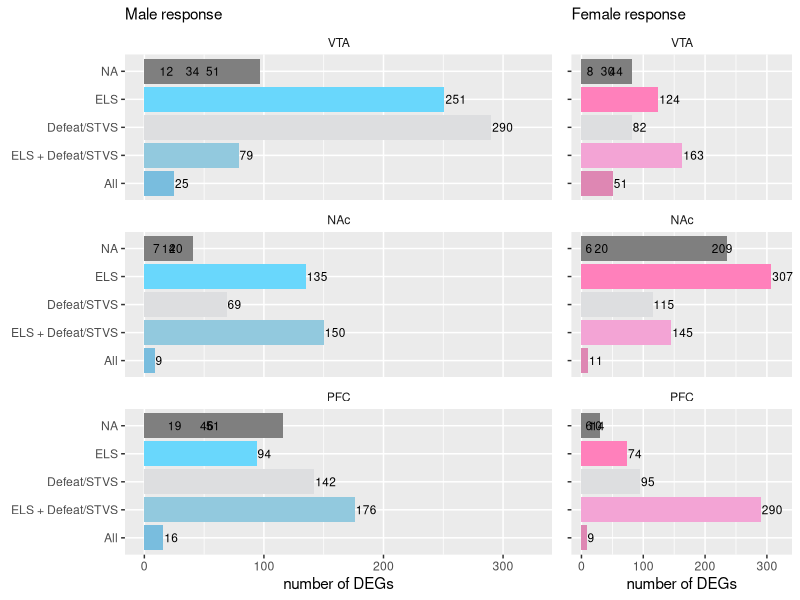
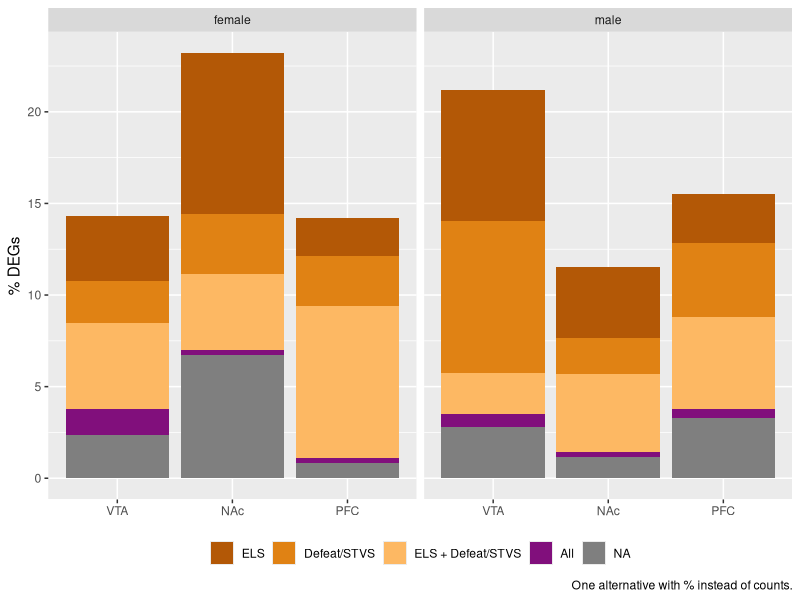
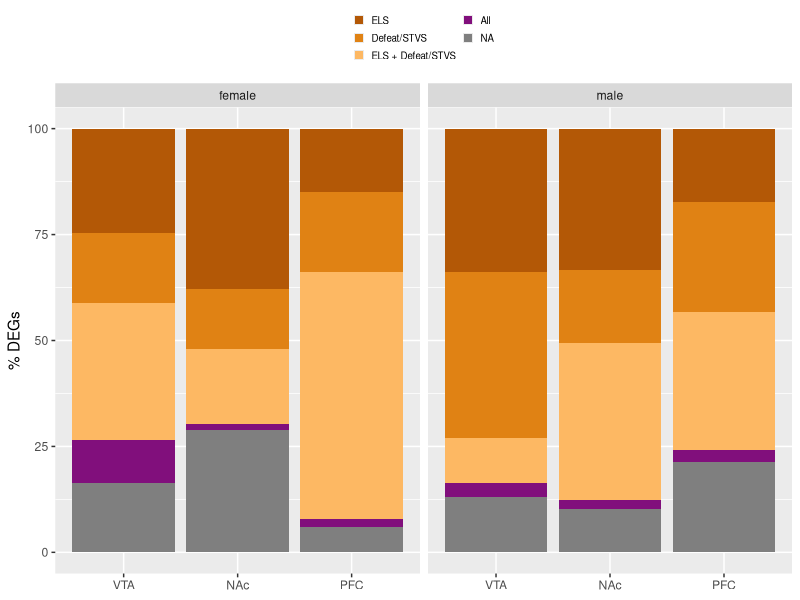
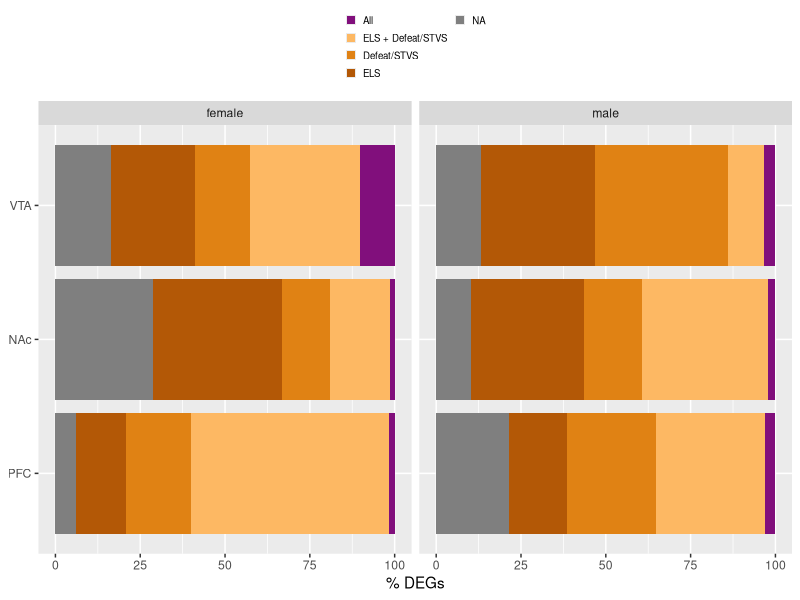
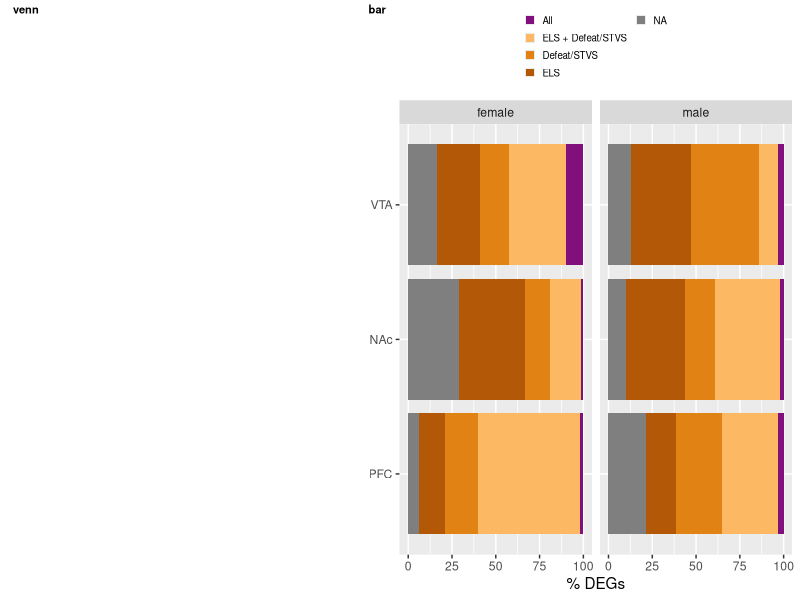

Here is the R script that generated these plots, in order:
## ---- chunk 1
library(ggplot2)
library(dplyr)
library(cowplot)

knitr::opts_chunk$set(fig.path = './', echo = F, message = F)

## ---- chunk 2

# colors from imagecolorpicker.com
fig2venn <- read.csv("fig2venn.csv")

#head(fig2venn)

#summary(fig2venn)

fig2venn$region <- factor(fig2venn$region, levels = c("VTA", "NAc", "PFC")) 
fig2venn$group <- factor(fig2venn$group, levels = c("All" ,  
                                                     "Defeat/STVS and ELS + Defeat/STVS",
                                                     "ELS and ELS + Defeat/STVS" ,
                                                     "ELS and Defeat/STVS",
                                                     "ELS + Defeat/STVS",
                                                     "Defeat/STVS",
                                                     "ELS" 
                                                     ))


males <- fig2venn %>% filter(sex == "male") %>% droplevels()
females <- fig2venn %>% filter(sex == "female") %>% droplevels()

malecolors <- c("All" = "#79BDDE",  "Defeat/STVS and ELS + Defeat/STVS" = "#A7C8D9", "ELS and ELS + Defeat/STVS" = "#03BEEE" ,
                "ELS and Defeat/STVS" = "#8DD6F2", "ELS + Defeat/STVS" = "#92C9DE", "Defeat/STVS" = "#DDDEE0", "ELS" = "#69D7FC" )

femalecolors <- c("All" = "#DE87B3", "Defeat/STVS and ELS + Defeat/STVS" = "#D4AEC9", "ELS and ELS + Defeat/STVS" = "#FF469F" ,
                 "ELS and Defeat/STVS" = "#E2A1BF", "ELS + Defeat/STVS" = "#F3A4D5", "Defeat/STVS" = "#DDDEE0", "ELS" = "#FF80BB" )

sharedunshared <- c("All" = "#810f7c",  "Defeat/STVS and ELS + Defeat/STVS" = "#8c6bb1", "ELS and ELS + Defeat/STVS" = "#8c96c6" ,
                "ELS and Defeat/STVS" = "#9ebcda", "ELS + Defeat/STVS" = "#fdb863", "Defeat/STVS" = "#e08214", "ELS" = "#b35806" )


m <- ggplot(data=males, aes(x=group, y = number,  fill = group)) + 
  geom_bar(stat="identity")  + 
  coord_flip() + 
  facet_wrap(~region, nrow = 3) +
  scale_x_discrete(drop=FALSE)+
  scale_y_continuous(limits=c(0, 325)) +
  scale_fill_manual(values = malecolors) +
  geom_text(aes(label=number),size=3, hjust = -0.05) +
  guides(fill = guide_legend(reverse = TRUE)) +
  theme(legend.title = element_blank(),
        legend.position = "none",
        strip.background = element_rect( fill="white")) +
  labs(subtitle = "Male response",
       x = NULL, y = "number of DEGs") 
#m

f <- ggplot(data=females, aes(x=group, y = number,  fill = group)) + 
  geom_bar(stat="identity")  + 
  coord_flip() + 
  facet_wrap(~region, nrow = 3) +
  scale_x_discrete(drop=FALSE)+
  scale_y_continuous(limits=c(0, 325)) +
  scale_fill_manual(values = femalecolors) +
  geom_text(aes(label=number),size=3, hjust = -0.05) +
  guides(fill = guide_legend(reverse = TRUE)) +
  theme(legend.title = element_blank(),
        legend.position = "none",
        strip.background = element_rect( fill="white")) +
  labs(subtitle = "Female response",
       x = NULL, y = "number of DEGs") 
#f

plot_grid(m, f + theme(axis.text.y=element_blank()), 
          nrow = 1, rel_widths = c(0.7,0.3))
## ---- chunk 3
fig2venn$percent <- (fig2venn$number / sum(fig2venn$number) * 100)

ggplot(fig2venn, aes(x = region, y = percent, fill = reorder(group, desc(group)))) + 
  geom_bar(stat = "identity") + 
  theme(legend.title = element_blank(),
        legend.position = "bottom") + 
  labs(x = NULL, y = "% DEGs",
       caption = "One alternative with % instead of counts.") +
  facet_wrap(~sex) +
  scale_fill_manual(values = sharedunshared) 


subsetpercent <- function(whichsex, whichregion){
  newdf <- fig2venn %>% filter(sex == whichsex, region == whichregion)%>% droplevels()
  newdf$percent <- (newdf$number / sum(newdf$number) * 100)
  return(newdf)
}

MVTA <- subsetpercent("male", "VTA")
MNAc <- subsetpercent("male", "NAc")
MPFC <- subsetpercent("male", "PFC")
FVTA <- subsetpercent("female", "VTA")
FNAc <- subsetpercent("female", "NAc")
FPFC <- subsetpercent("female", "PFC")

fig2venn <- rbind(MVTA, MNAc,MPFC,FVTA, FNAc, FPFC)


#fig2venn$sex <- factor(fig2venn$sex, levels = c("female", "male"))

ggplot(fig2venn, aes(x = region, y = percent, fill = reorder(group, desc(group)))) + 
  geom_bar(stat = "identity") + 
  #theme_bw(base_size = 9) +
  theme(legend.title = element_blank(),
        legend.position = "top",
        legend.text = element_text(size = 7),
        legend.key.size = unit(0.25, "cm"))  + 
  labs(x = NULL, y = "% DEGs") +
  #geom_hline(yintercept=22, linetype="dashed") +
  #geom_hline(yintercept=50, linetype="dashed") +
  facet_wrap(~sex) +
  scale_fill_manual(values = sharedunshared) +
  guides(fill = guide_legend(nrow = 3)) 


fig2venn$region <- factor(fig2venn$region, levels = c("PFC", "NAc", "VTA"))

p2 <- ggplot(fig2venn, aes(x = region, y = percent, fill = group)) + 
  geom_bar(stat = "identity") + 
  #theme_bw(base_size = 9) +
  theme(legend.title = element_blank(),
        legend.position = "top",
        legend.text = element_text(size = 7),
        legend.key.size = unit(0.25, "cm"))  + 
  labs(x = NULL, y = "% DEGs") +
  #geom_hline(yintercept=22, linetype="dashed") +
  #geom_hline(yintercept=50, linetype="dashed") +
  facet_wrap(~sex) +
  scale_fill_manual(values = sharedunshared) +
  guides(fill = guide_legend(nrow = 4)) +
  coord_flip()
p2
## ---- chunk 4
p1 <- ggdraw() + draw_image("fig2venn-original.png", scale = 0.9)
plot_grid(p1, p2,  rel_widths = c(0.45,0.55),
          labels = c("venn", "bar"), label_size = 8)
